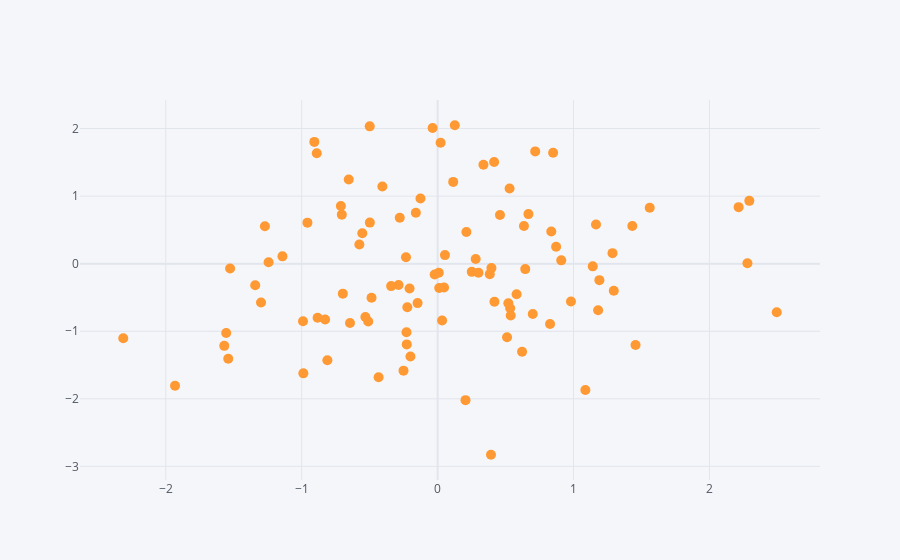

Here is the notebook cell this chart was saved with:
### Markdown cell above
### Scatter

### Code cell
df.iplot(kind = 'scatter', x='A', y='B', mode='markers',size=10)
